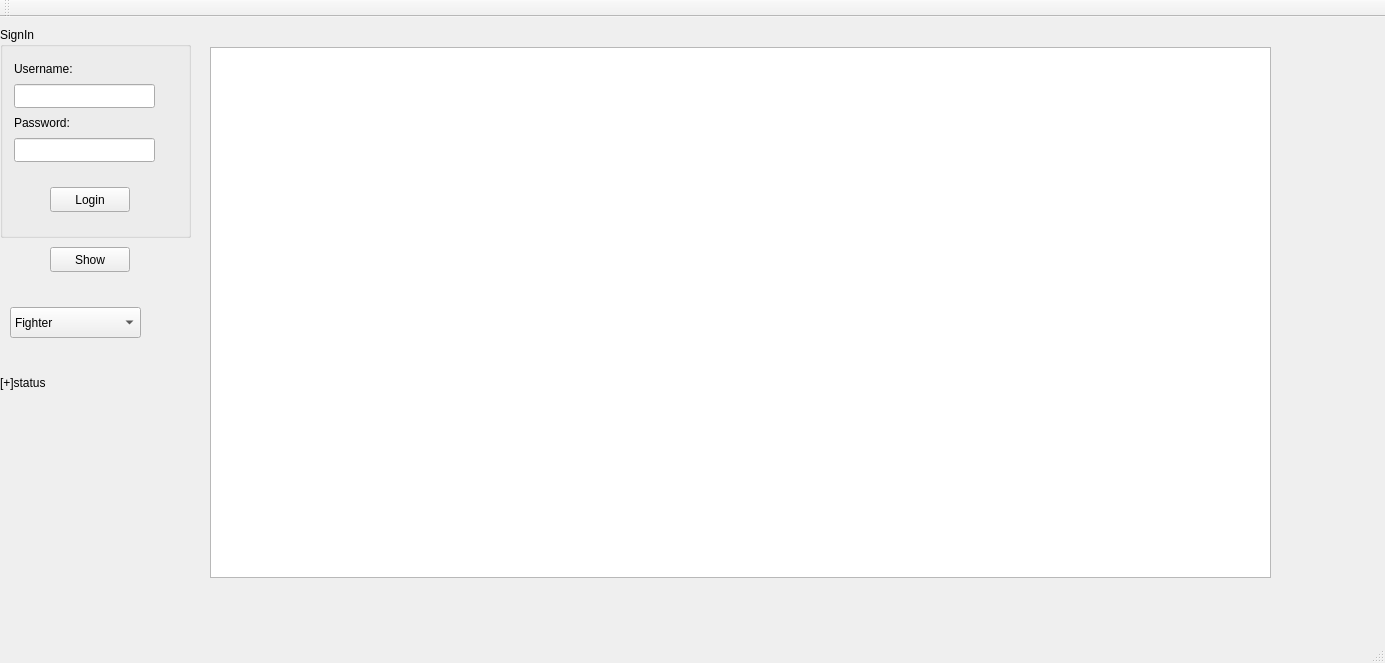
<?xml version="1.0" encoding="UTF-8"?>
<ui version="4.0">
 <class>MainWindow</class>
 <widget class="QMainWindow" name="MainWindow">
  <property name="geometry">
   <rect>
    <x>0</x>
    <y>0</y>
    <width>1385</width>
    <height>663</height>
   </rect>
  </property>
  <property name="windowTitle">
   <string>MainWindow</string>
  </property>
  <widget class="QWidget" name="centralWidget">
   <widget class="QComboBox" name="comboBox">
    <property name="geometry">
     <rect>
      <x>10</x>
      <y>290</y>
      <width>131</width>
      <height>31</height>
     </rect>
    </property>
    <item>
     <property name="text">
      <string>Fighter</string>
     </property>
    </item>
    <item>
     <property name="text">
      <string>Shaper</string>
     </property>
    </item>
    <item>
     <property name="text">
      <string>Manifester</string>
     </property>
    </item>
    <item>
     <property name="text">
      <string>Hunter</string>
     </property>
    </item>
   </widget>
   <widget class="QPushButton" name="pushButton_tableLoad">
    <property name="geometry">
     <rect>
      <x>50</x>
      <y>230</y>
      <width>80</width>
      <height>25</height>
     </rect>
    </property>
    <property name="text">
     <string>Show</string>
    </property>
   </widget>
   <widget class="QLabel" name="label">
    <property name="geometry">
     <rect>
      <x>0</x>
      <y>340</y>
      <width>201</width>
      <height>51</height>
     </rect>
    </property>
    <property name="text">
     <string>[+]status</string>
    </property>
   </widget>
   <widget class="QGroupBox" name="groupBox">
    <property name="geometry">
     <rect>
      <x>0</x>
      <y>10</y>
      <width>191</width>
      <height>211</height>
     </rect>
    </property>
    <property name="title">
     <string>SignIn</string>
    </property>
    <widget class="QLabel" name="label_2">
     <property name="geometry">
      <rect>
       <x>14</x>
       <y>34</y>
       <width>63</width>
       <height>16</height>
      </rect>
     </property>
     <property name="text">
      <string>Username:</string>
     </property>
    </widget>
    <widget class="QLabel" name="label_3">
     <property name="geometry">
      <rect>
       <x>14</x>
       <y>88</y>
       <width>60</width>
       <height>16</height>
      </rect>
     </property>
     <property name="text">
      <string>Password:</string>
     </property>
    </widget>
    <widget class="QLineEdit" name="lineEdit_username">
     <property name="geometry">
      <rect>
       <x>14</x>
       <y>57</y>
       <width>141</width>
       <height>24</height>
      </rect>
     </property>
    </widget>
    <widget class="QLineEdit" name="lineEdit_password">
     <property name="geometry">
      <rect>
       <x>14</x>
       <y>111</y>
       <width>141</width>
       <height>24</height>
      </rect>
     </property>
     <property name="echoMode">
      <enum>QLineEdit::Password</enum>
     </property>
    </widget>
    <widget class="QPushButton" name="loginButton">
     <property name="geometry">
      <rect>
       <x>50</x>
       <y>160</y>
       <width>80</width>
       <height>25</height>
      </rect>
     </property>
     <property name="text">
      <string>Login</string>
     </property>
    </widget>
   </widget>
   <widget class="QLabel" name="label_pic">
    <property name="geometry">
     <rect>
      <x>200</x>
      <y>50</y>
      <width>191</width>
      <height>161</height>
     </rect>
    </property>
    <property name="text">
     <string/>
    </property>
   </widget>
   <widget class="QTableView" name="tableView">
    <property name="geometry">
     <rect>
      <x>210</x>
      <y>30</y>
      <width>1061</width>
      <height>531</height>
     </rect>
    </property>
    <property name="wordWrap">
     <bool>true</bool>
    </property>
   </widget>
  </widget>
  <widget class="QMenuBar" name="menuBar">
   <property name="geometry">
    <rect>
     <x>0</x>
     <y>0</y>
     <width>1385</width>
     <height>25</height>
    </rect>
   </property>
  </widget>
  <widget class="QToolBar" name="mainToolBar">
   <attribute name="toolBarArea">
    <enum>TopToolBarArea</enum>
   </attribute>
   <attribute name="toolBarBreak">
    <bool>false</bool>
   </attribute>
  </widget>
  <widget class="QStatusBar" name="statusBar"/>
 </widget>
 <layoutdefault spacing="6" margin="11"/>
 <resources/>
 <connections/>
</ui>
